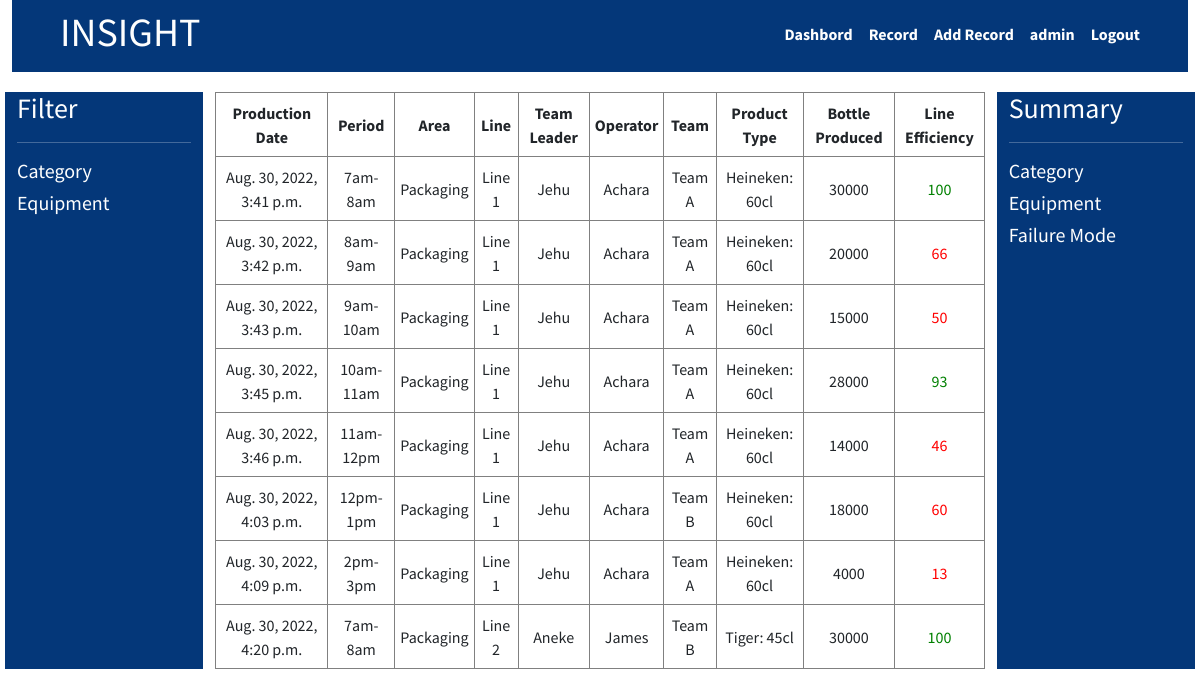
The page /insight/ (signed in) on the database its author committed.
### accounts/models.py (models this page shows, shortened)
class AccountsUser(AbstractBaseUser,PermissionsMixin):
    email =models.EmailField(unique=True)
    sap_no =models.PositiveIntegerField()
    user_name =models.CharField(max_length=20)
    first_name =models.CharField(max_length=50,blank=True)
    last_name =models.CharField(max_length=50,blank=True)
    is_active =models.BooleanField(default=False)
    is_staff =models.BooleanField(default=False)
    created_on =models.DateTimeField(auto_now_add=True)
    objects = CustomAccountManager()
    USERNAME_FIELD ='email'
    REQUIRED_FIELDS = ['user_name','sap_no','first_name','last_name']

### insight/models.py (models this page shows, shortened)
class InsightData(models.Model):
    area =models.ForeignKey(Area,on_delete=models.CASCADE)
    line =models.ForeignKey(Line,on_delete=models.CASCADE)
    line_speed =models.ForeignKey(Line_speed,on_delete=models.CASCADE)
    shift_type =models.ForeignKey(Shift_type,on_delete=models.CASCADE)
    line_manager =models.ForeignKey(Line_manager,default='Oyom',on_delete=models.SET_DEFAULT)
    team_leader =models.ForeignKey(Team_leader,on_delete=models.SET_DEFAULT,default='Oyom')
    data_operator = models.ForeignKey(Data_operator,on_delete=models.SET_DEFAULT,default='Oyom')
    production_team =models.ForeignKey(Production_team,on_delete=models.CASCADE)
    product_type =models.ForeignKey(Product_type,on_delete=models.SET_DEFAULT,default='no-name')
    time_period =models.ForeignKey(Time_period,on_delete=models.CASCADE)
    last_counter_reading =models.PositiveIntegerField(default=0)
    new_counter_reading =models.PositiveIntegerField()
    production_date =models.DateTimeField(auto_now_add=True)
    modified_date =models.DateTimeField(auto_now=True)
    bbt_no =models.CharField(max_length=6)
    bottle_produced =models.PositiveIntegerField(null=True,blank=True)
    deviation_duration =models.PositiveIntegerField(null=True,blank=True)
    line_output =models.PositiveIntegerField(null=True,blank=True)
    opi =models.DecimalField(max_digits=5,decimal_places=2,null=True,blank=True)
    deviation_data=models.ManyToManyField('Deviation',blank=True)

class Time_period(models.Model):
    name = models.CharField(max_length=100)
    def __str__(self):
        return self.name

class Area(models.Model):
    name = models.CharField(max_length=100,)
    def __str__(self):
     return self.name

class Line(models.Model):
    name = models.CharField(max_length=100)
    def __str__(self):
        return self.name

class Team_leader(models.Model):
    name = models.CharField(max_length=100)
    def __str__(self):
        return self.name

class Data_operator(models.Model):
    name = models.CharField(max_length=100)
    def __str__(self):
        return self.name

class Production_team(models.Model):
    name = models.CharField(max_length=100)
    def __str__(self):
        return self.name

class Product_type(models.Model):
    name = models.CharField(max_length=50)
    bottle_size =models.CharField(max_length=50)
    bottles_per_carton =models.PositiveIntegerField()
    def __str__(self):
        return f'{self.name}: {self.bottle_size}'

### insight/views.py (the view)
# urls.py: path('',InsightDataListView.as_view(),name='list-data'),
class InsightDataListView(ListView):
    model = InsightData
    template_name = "insight/list-data.html"
    context_object_name= 'datas'

### insight/templates/insight/list-data.html
{% extends 'base.html' %} {% block content %} {% include 'navbar.html' %}
<div class="kpi">
  <div class="row">
    <div class="col-2 content-sidebar">
      <h3>Filter</h3>
      <hr />
      <h5>Category</h5>
      <h5>Equipment</h5>
    </div>
    <div class="col-8 content-table">
      <table>
        <thead>
          <tr>
            <th>Production Date</th>
            <th>Period</th>
            <th>Area</th>
            <th>Line</th>
            <th>Team Leader</th>
            <th>Operator</th>
            <th>Team</th>
            <th>Product Type</th>
            <th>Bottle Produced</th>
            <th>Line Efficiency</th>
          </tr>
        </thead>
        <tbody>
          {% for data in datas %}
          <tr>
            <td>{{data.production_date}}</td>
            <td>{{data.time_period}}</td>
            <td>{{data.area}}</td>
            <td>{{data.line}}</td>
            <td>{{data.team_leader}}</td>
            <td>{{data.data_operator}}</td>
            <td>{{data.production_team}}</td>
            <td>{{data.product_type}}</td>
            <td>{{data.bottle_produced}}</td>
            <td class="opi">{{data.line_output}}</td>
          </tr>
          {% endfor %}
        </tbody>
      </table>
    </div>
    <div class="col-2 content-sidebar">
      <h3>Summary</h3>
      <hr />
      <h5>Category</h5>
      <h5>Equipment</h5>
      <h5>Failure Mode</h5>
    </div>
  </div>
</div>
{% endblock content %}

### templates/navbar.html (shortened to what this page needs)
<header class="navbar navbar-light" style="background-color: var(--nav)">
  <div class="logo px-5">
    <h1><a href="#">INSIGHT</a></h1>
  </div>
  {% if user.is_authenticated %}
  <nav class="nav nav-masthead justify-content-end float-md-end px-5">
    <a class="nav-link" href="{% url 'dashboard' %}">Dashbord</a>
    <a class="nav-link" href="{% url 'list-data' %}">Record</a>
    <a class="nav-link" href="{% url 'create-data' %}">Add Record</a>
    <a class="nav-link" href="#"> {{user.user_name}}</a>
    <a class="nav-link" href="{% url 'logout' %}">Logout</a>
  </nav>
  {% endif %}
</header>

### static/css/style.css (style rules this page uses)
:root { --nav: #043779; --content: #ffffff; --textcontent: #fefefe; --bs-blue: #0d6efd; --bs-indigo: #6610f2; --bs-purple: #6f42c1; --bs-pink: #d63384; --bs-red: #dc3545; --bs-orange: #fd7e14; --bs-yellow: #ffc107; --bs-green: #198754; --bs-teal: #20c997; --bs-cyan: #0dcaf0; --bs-white: #fff; --bs-gray: #6c757d; --bs-gray-dark: #343a40; --bs-primary: #0d6efd; --bs-secondary: #6c757d; --bs-success: #198754; --bs-info: #0dcaf0; --bs-warning: #ffc107; --bs-danger: #dc3545; --bs-light: #f8f9fa; --bs-dark: #212529; --bs-font-sans-serif: system-ui, -apple-system, "Segoe UI", Roboto, "Helvetica Neue", Arial, "Noto Sans", "Liberation Sans", sans-serif, "Apple Color Emoji", "Segoe UI Emoji", "Segoe UI Symbol", "Noto Color Emoji"; --bs-font-monospace: SFMono-Regular, Menlo, Monaco, Consolas, "Liberation Mono", "Courier New", monospace; --bs-gradient: linear-gradient( 180deg, rgba(255, 255, 255, 0.15), rgba(255, 255, 255, 0) ); }
* { padding: 0; margin: 0; box-sizing: border-box; }
a { text-decoration: none; color: var(--textcontent); }
body { font-family: "Source Sans Pro", sans-serif; }
.nav-masthead .nav-link { padding: 0.25rem 0; font-weight: 700; color: var(--textcontent); background-color: transparent; border-bottom: 0.25rem solid transparent; }
.nav-masthead .nav-link + .nav-link { margin-left: 1rem; }
.navbar { display: flex; justify-content: space-between; }
.kpi { margin: 20px 5px 5px 5px; }
.content-sidebar { background-color: var(--nav); color: var(--textcontent); }
.k-table table, td, th { border: 1px solid gray; border-collapse: collapse; text-align: center; height: 4em; padding: 5px; }
.opi-green { color: green; }
.opi-red { color: red; }

### rows shown on the page
AccountsUser: user_name "admin"
InsightData: production_date "Aug. 30, 2022, 3:41 p.m.", time_period "7am-8am", area "Packaging", line "Line 1", team_leader "Jehu", data_operator "Achara", production_team "Team A", product_type "Heineken: 60cl", bottle_produced "30000", line_output "100"
InsightData: production_date "Aug. 30, 2022, 3:42 p.m.", time_period "8am-9am", area "Packaging", line "Line 1", team_leader "Jehu", data_operator "Achara", production_team "Team A", product_type "Heineken: 60cl", bottle_produced "20000", line_output "66"
InsightData: production_date "Aug. 30, 2022, 3:43 p.m.", time_period "9am-10am", area "Packaging", line "Line 1", team_leader "Jehu", data_operator "Achara", production_team "Team A", product_type "Heineken: 60cl", bottle_produced "15000", line_output "50"
InsightData: production_date "Aug. 30, 2022, 3:45 p.m.", time_period "10am-11am", area "Packaging", line "Line 1", team_leader "Jehu", data_operator "Achara", production_team "Team A", product_type "Heineken: 60cl", bottle_produced "28000", line_output "93"
InsightData: production_date "Aug. 30, 2022, 3:46 p.m.", time_period "11am-12pm", area "Packaging", line "Line 1", team_leader "Jehu", data_operator "Achara", production_team "Team A", product_type "Heineken: 60cl", bottle_produced "14000", line_output "46"
InsightData: production_date "Aug. 30, 2022, 4:03 p.m.", time_period "12pm-1pm", area "Packaging", line "Line 1", team_leader "Jehu", data_operator "Achara", production_team "Team B", product_type "Heineken: 60cl", bottle_produced "18000", line_output "60"
InsightData: production_date "Aug. 30, 2022, 4:09 p.m.", time_period "2pm-3pm", area "Packaging", line "Line 1", team_leader "Jehu", data_operator "Achara", production_team "Team A", product_type "Heineken: 60cl", bottle_produced "4000", line_output "13"
InsightData: production_date "Aug. 30, 2022, 4:20 p.m.", time_period "7am-8am", area "Packaging", line "Line 2", team_leader "Aneke", data_operator "James", production_team "Team B", product_type "Tiger: 45cl", bottle_produced "30000", line_output "100"
